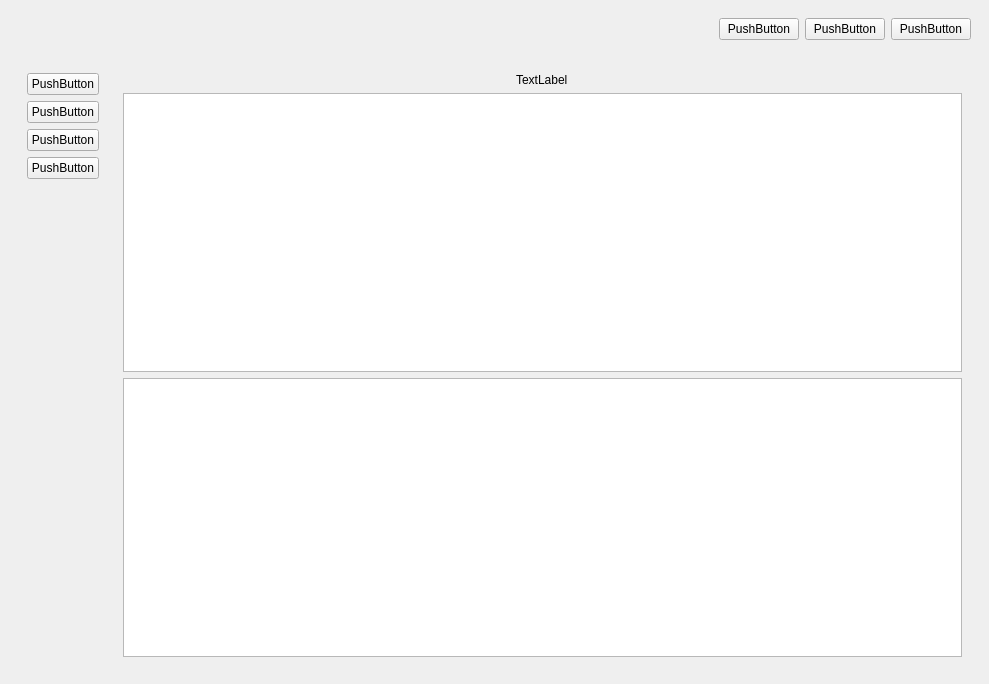
<?xml version="1.0" encoding="UTF-8"?>
<ui version="4.0">
 <class>MainWindow</class>
 <widget class="QMainWindow" name="MainWindow">
  <property name="geometry">
   <rect>
    <x>0</x>
    <y>0</y>
    <width>989</width>
    <height>684</height>
   </rect>
  </property>
  <property name="windowTitle">
   <string>MainWindow</string>
  </property>
  <widget class="QWidget" name="centralwidget">
   <layout class="QGridLayout" name="gridLayout_5">
    <item row="0" column="0">
     <widget class="QWidget" name="widget" native="true">
      <layout class="QGridLayout" name="gridLayout_2">
       <item row="0" column="0">
        <layout class="QHBoxLayout" name="horizontalLayout">
         <item>
          <spacer name="horizontalSpacer">
           <property name="orientation">
            <enum>Qt::Horizontal</enum>
           </property>
           <property name="sizeHint" stdset="0">
            <size>
             <width>40</width>
             <height>20</height>
            </size>
           </property>
          </spacer>
         </item>
         <item>
          <widget class="QPushButton" name="pushButton_3">
           <property name="text">
            <string>PushButton</string>
           </property>
          </widget>
         </item>
         <item>
          <widget class="QPushButton" name="pushButton_2">
           <property name="text">
            <string>PushButton</string>
           </property>
          </widget>
         </item>
         <item>
          <widget class="QPushButton" name="pushButton">
           <property name="text">
            <string>PushButton</string>
           </property>
          </widget>
         </item>
        </layout>
       </item>
      </layout>
     </widget>
    </item>
    <item row="1" column="0">
     <widget class="QWidget" name="widget_2" native="true">
      <layout class="QGridLayout" name="gridLayout_4">
       <item row="0" column="0">
        <widget class="QWidget" name="widget_3" native="true">
         <property name="maximumSize">
          <size>
           <width>90</width>
           <height>3000</height>
          </size>
         </property>
         <layout class="QGridLayout" name="gridLayout">
          <item row="0" column="0">
           <layout class="QVBoxLayout" name="verticalLayout">
            <property name="sizeConstraint">
             <enum>QLayout::SetDefaultConstraint</enum>
            </property>
            <item>
             <widget class="QPushButton" name="pushButton_4">
              <property name="text">
               <string>PushButton</string>
              </property>
             </widget>
            </item>
            <item>
             <widget class="QPushButton" name="pushButton_5">
              <property name="text">
               <string>PushButton</string>
              </property>
             </widget>
            </item>
            <item>
             <widget class="QPushButton" name="pushButton_6">
              <property name="text">
               <string>PushButton</string>
              </property>
             </widget>
            </item>
            <item>
             <widget class="QPushButton" name="pushButton_7">
              <property name="text">
               <string>PushButton</string>
              </property>
             </widget>
            </item>
            <item>
             <spacer name="verticalSpacer">
              <property name="orientation">
               <enum>Qt::Vertical</enum>
              </property>
              <property name="sizeHint" stdset="0">
               <size>
                <width>20</width>
                <height>40</height>
               </size>
              </property>
             </spacer>
            </item>
           </layout>
          </item>
         </layout>
        </widget>
       </item>
       <item row="0" column="1">
        <widget class="QWidget" name="widget_4" native="true">
         <property name="minimumSize">
          <size>
           <width>500</width>
           <height>500</height>
          </size>
         </property>
         <layout class="QGridLayout" name="gridLayout_3">
          <item row="0" column="0">
           <layout class="QVBoxLayout" name="verticalLayout_2">
            <item alignment="Qt::AlignHCenter|Qt::AlignTop">
             <widget class="QLabel" name="label">
              <property name="text">
               <string>TextLabel</string>
              </property>
             </widget>
            </item>
            <item>
             <widget class="QPlainTextEdit" name="plainTextEdit"/>
            </item>
            <item>
             <widget class="QTableView" name="tableView"/>
            </item>
           </layout>
          </item>
         </layout>
        </widget>
       </item>
      </layout>
     </widget>
    </item>
   </layout>
  </widget>
 </widget>
 <resources/>
 <connections>
  <connection>
   <sender>pushButton</sender>
   <signal>clicked()</signal>
   <receiver>MainWindow</receiver>
   <slot>close()</slot>
   <hints>
    <hint type="sourcelabel">
     <x>935</x>
     <y>33</y>
    </hint>
    <hint type="destinationlabel">
     <x>987</x>
     <y>61</y>
    </hint>
   </hints>
  </connection>
  <connection>
   <sender>pushButton_2</sender>
   <signal>clicked()</signal>
   <receiver>MainWindow</receiver>
   <slot>showMaximized()</slot>
   <hints>
    <hint type="sourcelabel">
     <x>855</x>
     <y>30</y>
    </hint>
    <hint type="destinationlabel">
     <x>985</x>
     <y>4</y>
    </hint>
   </hints>
  </connection>
  <connection>
   <sender>pushButton_3</sender>
   <signal>clicked()</signal>
   <receiver>MainWindow</receiver>
   <slot>showNormal()</slot>
   <hints>
    <hint type="sourcelabel">
     <x>762</x>
     <y>30</y>
    </hint>
    <hint type="destinationlabel">
     <x>773</x>
     <y>5</y>
    </hint>
   </hints>
  </connection>
  <connection>
   <sender>pushButton_3</sender>
   <signal>clicked()</signal>
   <receiver>pushButton_3</receiver>
   <slot>hide()</slot>
   <hints>
    <hint type="sourcelabel">
     <x>746</x>
     <y>27</y>
    </hint>
    <hint type="destinationlabel">
     <x>740</x>
     <y>28</y>
    </hint>
   </hints>
  </connection>
  <connection>
   <sender>pushButton_2</sender>
   <signal>clicked()</signal>
   <receiver>pushButton_2</receiver>
   <slot>hide()</slot>
   <hints>
    <hint type="sourcelabel">
     <x>834</x>
     <y>29</y>
    </hint>
    <hint type="destinationlabel">
     <x>829</x>
     <y>37</y>
    </hint>
   </hints>
  </connection>
  <connection>
   <sender>pushButton_3</sender>
   <signal>clicked()</signal>
   <receiver>pushButton_2</receiver>
   <slot>show()</slot>
   <hints>
    <hint type="sourcelabel">
     <x>799</x>
     <y>33</y>
    </hint>
    <hint type="destinationlabel">
     <x>816</x>
     <y>30</y>
    </hint>
   </hints>
  </connection>
  <connection>
   <sender>pushButton_2</sender>
   <signal>clicked()</signal>
   <receiver>pushButton_3</receiver>
   <slot>show()</slot>
   <hints>
    <hint type="sourcelabel">
     <x>878</x>
     <y>32</y>
    </hint>
    <hint type="destinationlabel">
     <x>798</x>
     <y>33</y>
    </hint>
   </hints>
  </connection>
  <connection>
   <sender>pushButton_4</sender>
   <signal>clicked()</signal>
   <receiver>tableView</receiver>
   <slot>hide()</slot>
   <hints>
    <hint type="sourcelabel">
     <x>83</x>
     <y>83</y>
    </hint>
    <hint type="destinationlabel">
     <x>160</x>
     <y>130</y>
    </hint>
   </hints>
  </connection>
  <connection>
   <sender>pushButton_5</sender>
   <signal>clicked()</signal>
   <receiver>tableView</receiver>
   <slot>show()</slot>
   <hints>
    <hint type="sourcelabel">
     <x>66</x>
     <y>123</y>
    </hint>
    <hint type="destinationlabel">
     <x>201</x>
     <y>172</y>
    </hint>
   </hints>
  </connection>
 </connections>
</ui>
